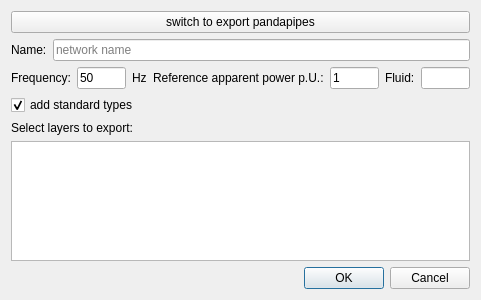
<?xml version="1.0" encoding="UTF-8"?>
<ui version="4.0">
 <class>exportDialog</class>
 <widget class="QDialog" name="exportDialog">
  <property name="geometry">
   <rect>
    <x>0</x>
    <y>0</y>
    <width>481</width>
    <height>300</height>
   </rect>
  </property>
  <property name="windowTitle">
   <string>Export pandapower network</string>
  </property>
  <property name="locale">
   <locale language="English" country="Germany"/>
  </property>
  <layout class="QVBoxLayout" name="verticalLayout">
   <item>
    <widget class="QPushButton" name="powerPipesToggle">
     <property name="text">
      <string>switch to export pandapipes</string>
     </property>
    </widget>
   </item>
   <item>
    <layout class="QHBoxLayout" name="nameHLayout">
     <item>
      <widget class="QLabel" name="nameEditLabel">
       <property name="text">
        <string>Name:</string>
       </property>
      </widget>
     </item>
     <item>
      <widget class="QLineEdit" name="nameEdit">
       <property name="placeholderText">
        <string>network name</string>
       </property>
      </widget>
     </item>
    </layout>
   </item>
   <item>
    <layout class="QHBoxLayout" name="optionsHLayout">
     <item>
      <layout class="QHBoxLayout" name="frequencyHLayout">
       <item>
        <widget class="QLabel" name="frequencyLabel">
         <property name="text">
          <string>Frequency:</string>
         </property>
        </widget>
       </item>
       <item>
        <widget class="QLineEdit" name="frequencyEdit">
         <property name="text">
          <string notr="true">50</string>
         </property>
         <property name="placeholderText">
          <string notr="true">50</string>
         </property>
        </widget>
       </item>
       <item>
        <widget class="QLabel" name="frequencyUnitLabel">
         <property name="text">
          <string>Hz</string>
         </property>
        </widget>
       </item>
      </layout>
     </item>
     <item>
      <layout class="QHBoxLayout" name="refApHLayout">
       <item>
        <widget class="QLabel" name="refApparentPowerLabel">
         <property name="text">
          <string>Reference apparent power p.U.:</string>
         </property>
        </widget>
       </item>
       <item>
        <widget class="QLineEdit" name="refApparentPowerEdit">
         <property name="text">
          <string notr="true">1</string>
         </property>
         <property name="placeholderText">
          <string notr="true">1</string>
         </property>
        </widget>
       </item>
      </layout>
     </item>
     <item>
      <layout class="QHBoxLayout" name="pipesFluidHLayout">
       <item>
        <widget class="QLabel" name="fluidLabel">
         <property name="text">
          <string>Fluid:</string>
         </property>
        </widget>
       </item>
       <item>
        <widget class="QLineEdit" name="fluidLineEdit"/>
       </item>
      </layout>
     </item>
    </layout>
   </item>
   <item>
    <widget class="QCheckBox" name="addStdTypes">
     <property name="text">
      <string>add standard types</string>
     </property>
     <property name="checked">
      <bool>true</bool>
     </property>
    </widget>
   </item>
   <item>
    <widget class="QLabel" name="layerSelectLabel">
     <property name="sizePolicy">
      <sizepolicy hsizetype="Maximum" vsizetype="Maximum">
       <horstretch>0</horstretch>
       <verstretch>0</verstretch>
      </sizepolicy>
     </property>
     <property name="text">
      <string>Select layers to export:</string>
     </property>
    </widget>
   </item>
   <item>
    <widget class="QTreeWidget" name="layerTreeWidget">
     <property name="selectionMode">
      <enum>QAbstractItemView::NoSelection</enum>
     </property>
     <property name="selectionBehavior">
      <enum>QAbstractItemView::SelectItems</enum>
     </property>
     <property name="headerHidden">
      <bool>true</bool>
     </property>
     <column>
      <property name="text">
       <string notr="true">layernames</string>
      </property>
     </column>
    </widget>
   </item>
   <item>
    <spacer name="verticalSpacer">
     <property name="orientation">
      <enum>Qt::Vertical</enum>
     </property>
     <property name="sizeHint" stdset="0">
      <size>
       <width>20</width>
       <height>40</height>
      </size>
     </property>
    </spacer>
   </item>
   <item>
    <widget class="QDialogButtonBox" name="button_box">
     <property name="orientation">
      <enum>Qt::Horizontal</enum>
     </property>
     <property name="standardButtons">
      <set>QDialogButtonBox::Cancel|QDialogButtonBox::Ok</set>
     </property>
    </widget>
   </item>
  </layout>
 </widget>
 <resources/>
 <connections>
  <connection>
   <sender>button_box</sender>
   <signal>accepted()</signal>
   <receiver>exportDialog</receiver>
   <slot>accept()</slot>
   <hints>
    <hint type="sourcelabel">
     <x>20</x>
     <y>20</y>
    </hint>
    <hint type="destinationlabel">
     <x>20</x>
     <y>20</y>
    </hint>
   </hints>
  </connection>
  <connection>
   <sender>button_box</sender>
   <signal>rejected()</signal>
   <receiver>exportDialog</receiver>
   <slot>reject()</slot>
   <hints>
    <hint type="sourcelabel">
     <x>20</x>
     <y>20</y>
    </hint>
    <hint type="destinationlabel">
     <x>20</x>
     <y>20</y>
    </hint>
   </hints>
  </connection>
 </connections>
</ui>
